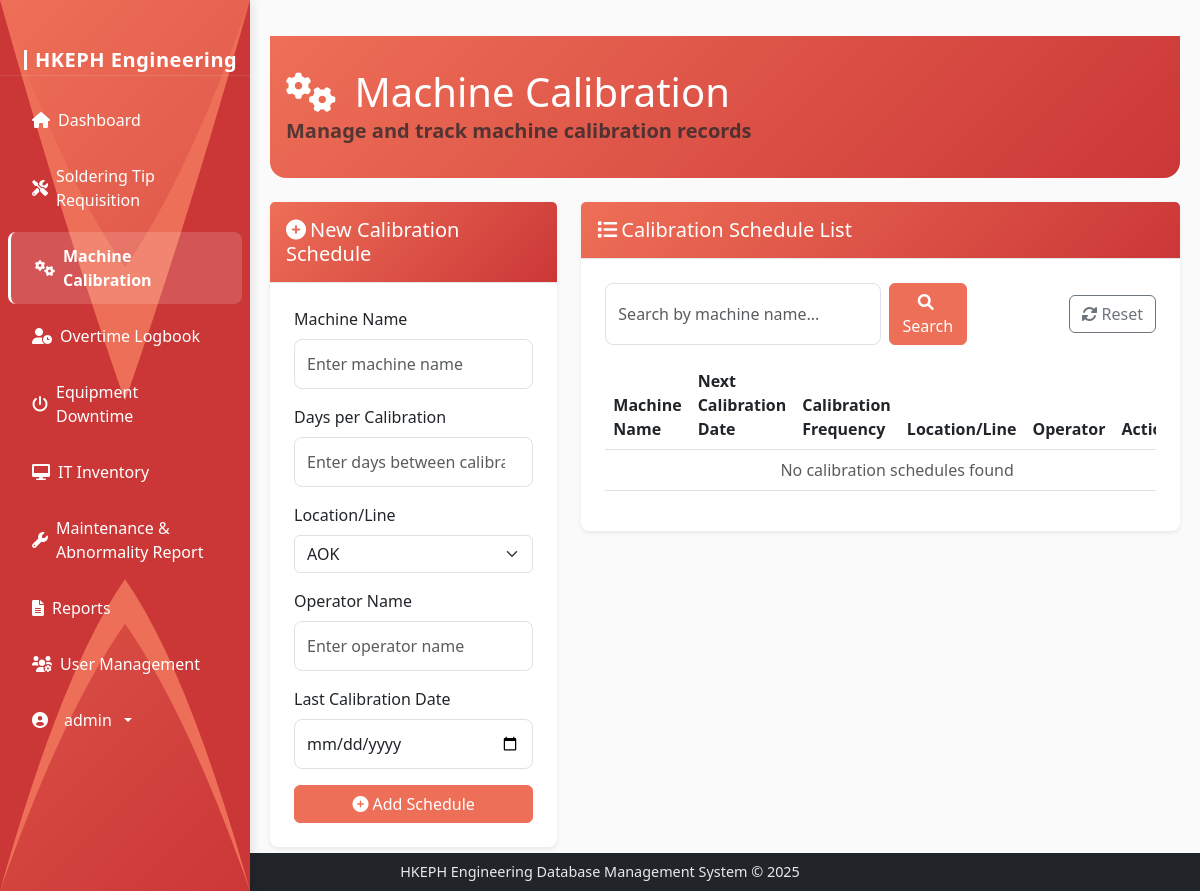
/machine-calibrations (signed in), run on an earlier commit of the app's database.
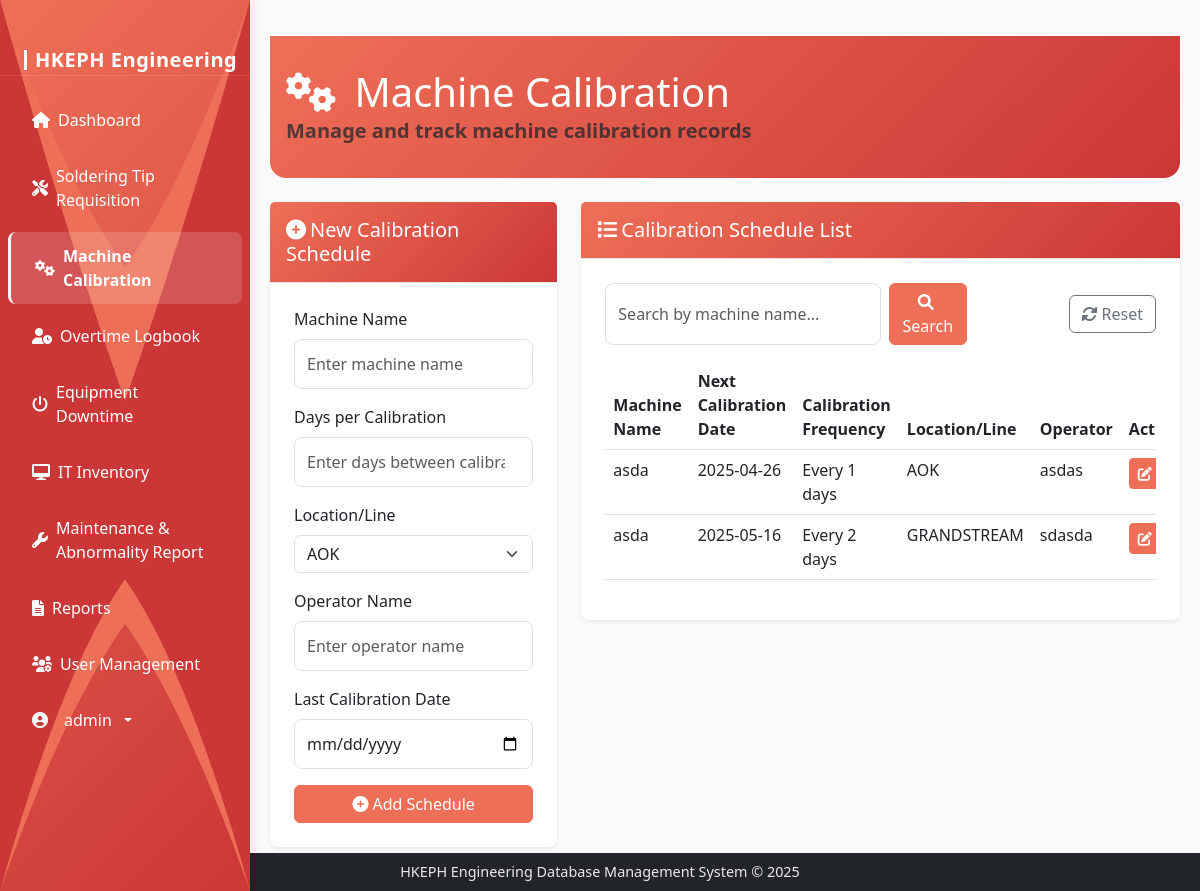
And on a later commit of the database.
### models.py (models this page shows, shortened)
class MachineCalibration(db.Model):
    id = db.Column(db.Integer, primary_key=True)
    machine_name = db.Column(db.String(100), nullable=False)
    days_per_calibration = db.Column(db.Integer, nullable=False)
    location_line = db.Column(db.String(100), nullable=False)
    operator_name = db.Column(db.String(100), nullable=False)
    date = db.Column(db.DateTime, nullable=True)
    created_at = db.Column(db.DateTime, default=datetime.utcnow)

### routes.py (the view)
@app.route('/machine-calibrations')
@login_required
def machine_calibrations():
    search_query = request.args.get('search', '')
    if search_query:
        calibrations = MachineCalibration.query.filter(
            MachineCalibration.machine_name.ilike(f'%{search_query}%')
        ).all()
    else:
        calibrations = MachineCalibration.query.all()
    form = MachineCalibrationForm()
    return render_template('machine_calibration.html', calibrations=calibrations, form=form, search_query=search_query)

### forms.py
class MachineCalibrationForm(FlaskForm):
    machine_name = StringField('Machine Name', validators=[DataRequired()])
    days_per_calibration = IntegerField('Days per Calibration', validators=[DataRequired(), NumberRange(min=1)])
    location_line = SelectField('Location/Line', choices=[
        ('AOK', 'AOK'),
        ('GRANDSTREAM', 'GRANDSTREAM'),
        ('INTRACOM', 'INTRACOM'),
        ('D-LINK', 'D-LINK'),
        ('PC POWER', 'PC POWER')
    ], validators=[DataRequired()])
    operator_name = StringField('Operator Name', validators=[DataRequired()])
    date = DateField('Calibration Date', validators=[DataRequired()], format='%Y-%m-%d')
    submit = SubmitField('Save')

### app.py (called while the page is built)
@login_manager.user_loader
def load_user(user_id):
    return User.query.get(int(user_id))

### templates/machine_calibration.html (shortened to what the changed rows need)
{% extends 'base.html' %}
{% block content %}
<div class="content-area">
    <div class="dashboard-header mb-4">
        <div class="header-content">
            <h1 class="mb-0" style="color: white;">
                <i class="fas fa-cogs me-2" style="color: white;"></i>
                Machine Calibration
            </h1>
        </div>
    </div>
    <div class="row mb-4">
        <div class="col-md-8">
            <div class="card">
                <div class="card-body">
                    <div class="table-responsive" style="max-height: 600px; overflow-y: auto;">
                        <table class="table table-hover">
                            <thead>
                                <tr>
                                    <th>Machine Name</th>
                                    <th>Next Calibration Date</th>
                                    <th>Calibration Frequency</th>
                                    <th>Location/Line</th>
                                    <th>Operator</th>
                                    <th>Actions</th>
                                </tr>
                            </thead>
                            <tbody>
                                {% for calibration in calibrations %}
                                <tr>
                                    <td>{{ calibration.machine_name }}</td>
                                    <td>{{ calibration.date.strftime('%Y-%m-%d') if calibration.date else 'Not set' }}</td>
                                    <td>Every {{ calibration.days_per_calibration }} days</td>
                                    <td>{{ calibration.location_line }}</td>
                                    <td>{{ calibration.operator_name }}</td>
                                    <td>
                                        <div class="btn-group btn-group-sm" role="group">
                                            <a href="{{ url_for('edit_machine_calibration', calibration_id=calibration.id) }}" class="btn btn-warning">
                                                <i class="fas fa-edit"></i>
                                            </a>
                                        </div>
                                    </td>
                                </tr>
                                {% endfor %}
                                {% if not calibrations %}
                                <tr>
                                    <td colspan="6" class="text-center text-muted">No calibration schedules found</td>
                                </tr>
                                {% endif %}
                            </tbody>
                        </table>
                    </div>
                </div>
            </div>
        </div>
    </div>
</div>
{% endblock %}

What changed in the data, as far as the page shows it:
added MachineCalibration: machine_name "asda", date "2025-04-26", days_per_calibration "1", location_line "AOK", operator_name "asdas"
added MachineCalibration: machine_name "asda", date "2025-05-16", days_per_calibration "2", location_line "GRANDSTREAM", operator_name "sdasda"
Also different on the page:
text no longer shown: "No calibration schedules found"
